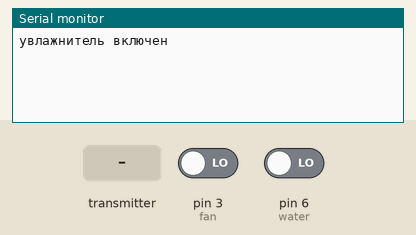
Recording of a sketch running on a simulated Arduino Uno, built with avr-gcc and run on an emulated ATmega328P. Parts: the last lines printed to the serial monitor. The test bench sets the inputs (shaded band); at power-on: pin 6 (water) LOW, pin 3 (fan) LOW. No radio packets arrive unless stated.

Above: at 6.4 s.
6.5 s: the transmitter starts sending recieved_data.0 = 0
At 6.57 s:
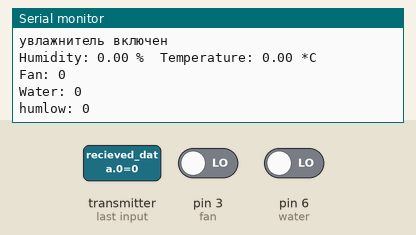
8.0 s: pin 6 (water) driven HIGH
At 8.9 s:
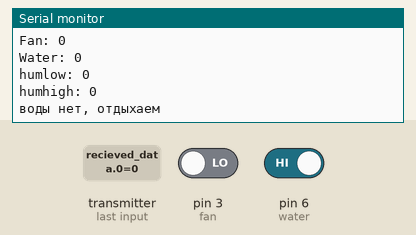
10.6 s: pin 6 (water) driven LOW
13.6 s: the transmitter starts sending recieved_data.0 = 64
At 15.2 s:
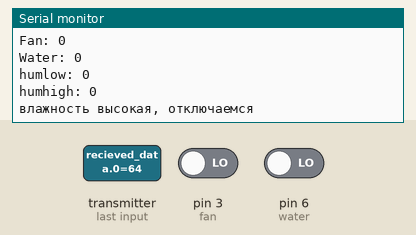

The sketch:

humid_platon_RX_device.ino
```cpp
/*   Данный скетч делает следующее: передатчик (TX) отправляет массив
     данных, который генерируется согласно показаниям с кнопки и с
     двух потенциомтеров. Приёмник (RX) получает массив, и записывает
     данные на реле, сервомашинку и генерирует ШИМ сигнал на транзистор.
    by AlexGyver 2016
*/

#include <Wire.h>
#include <avr/wdt.h>

//LiquidCrystal_I2C lcd(0x27,16,2);


#include <SPI.h>
#include "nRF24L01.h"
#include "RF24.h"

int butt=0;


RF24 radio(9, 10); // "создать" модуль на пинах 9 и 10 Для Уно


byte recieved_data[5]; // массив принятых данных
byte sensor_button = 5; // попробуем замкнуть кнопку
byte fan = 3; //куллер
byte water = 6;//опрос датчика воды
unsigned long timing=0;
float h = 0;//влажность
float t=0;
boolean nabor = 1; // увлажнитель включен

int delay1=100;
int delay2=1000;
int delay3=20000; /// сколько крутит куллер

int low_hum=52;
int high_hum=60;


byte address[][6] = {"1Node", "2Node", "3Node", "4Node", "5Node", "6Node"}; //возможные номера труб
///////////////////////////////////////////
////////                  /////////////а
///////SETUP/////
/////////             ///////////
////////////////////////////

void setup() {

        wdt_reset();
      wdt_enable (WDTO_8S); //собака сбрасывается через 8 секунд
      wdt_reset();

  Serial.begin(9600); //открываем порт для связи с ПК

  pinMode(sensor_button, OUTPUT); // настроить пин сенсорной кнопки как выход
  pinMode(fan, INPUT); //проверка куллера
  pinMode(water, INPUT); //проверка воды


        radio.begin(); //активировать модуль
        radio.setAutoAck(1);         //режим подтверждения приёма, 1 вкл 0 выкл
        radio.setRetries(0, 15);    //(время между попыткой достучаться, число попыток)
        radio.enableAckPayload();    //разрешить отсылку данных в ответ на входящий сигнал
        radio.setPayloadSize(32);     //размер пакета, в байтах

        radio.openReadingPipe(1, address[0]);     //хотим слушать трубу 0
        radio.setChannel(0x5a);  //выбираем канал (в котором нет шумов!)

        radio.setPALevel (RF24_PA_MIN); //уровень мощности передатчика. На выбор RF24_PA_MIN, RF24_PA_LOW, RF24_PA_HIGH, RF24_PA_MAX
        radio.setDataRate (RF24_250KBPS); //скорость обмена. На выбор RF24_2MBPS, RF24_1MBPS, RF24_250KBPS
        //должна быть одинакова на приёмнике и передатчике!
        //при самой низкой скорости имеем самую высокую чувствительность и дальность!!

  radio.powerUp(); //начать работу
  radio.startListening();  //начинаем слушать эфир, мы приёмный модуль
      wdt_reset();
delay(3000);

///включаем увлажнитель
      digitalWrite(sensor_button, HIGH);
      delay (delay1);
      digitalWrite(sensor_button, LOW);
      delay (delay2);
      digitalWrite(sensor_button, HIGH);
      delay (delay1);
      digitalWrite(sensor_button, LOW);
      delay(delay2);
      Serial.println("увлажнитель включен");
            wdt_reset();
}


///////////////////////////////////////////
////////                  /////////////
///////     LOOP            /////
/////////             ///////////
////////////////////////////

void loop() {
    // Serial.println(h);
        wdt_reset();
        byte pipeNo;
        while ( radio.available(&pipeNo)) {  // слушаем эфир со всех труб
        radio.read( &recieved_data, sizeof(recieved_data) );         // чиатем входящий сигнал
        h = recieved_data[0]; // извлекаем влажность
        t = recieved_data[1]; // извлекаем влажность
        butt = recieved_data[2]; // извлекаем кнопку
     low_hum = recieved_data[3];
       high_hum = recieved_data[4];
        wdt_reset();
        Serial.print("Humidity: ");
        Serial.print(h,2);
        Serial.print(" %\t");
        Serial.print("Temperature: ");
        Serial.print(t,2);
        Serial.println(" *C");
        Serial.print("Fan: ");
        Serial.println(digitalRead(fan));
        Serial.print("Water: ");
        Serial.println(digitalRead(water));
        Serial.print("humlow: ");
        Serial.println(low_hum);
        Serial.print("humhigh: ");
        Serial.println(high_hum);

   if( h < low_hum && nabor==0 && digitalRead(water) == LOW ){
      Serial.println("влажность низкая, включаемся");
      turn_sensor2();
      nabor=1;
   //   Serial.println("влажность низкая, включаемся");
      //     delay_wdt(delay3);
      if(digitalRead(fan) == HIGH){turn_sensor1();  Serial.println("куллер не работает");   }
      }


   if( h > high_hum && nabor==1 && digitalRead(water) == LOW){
      Serial.println("влажность высокая, отключаемся");
      turn_sensor1();
      nabor=0;


   //   delay_wdt(delay3);
      if(digitalRead(fan) == LOW){turn_sensor1();  Serial.println("куллер все еще работает");   }


   }

            if(digitalRead(water) == HIGH){
               Serial.println("воды нет, отдыхаем");
               delay_wdt(delay2);

             }


     if(butt==1){
        digitalWrite(sensor_button, HIGH);
        delay (delay1);
        digitalWrite(sensor_button, LOW);
        delay(delay2);
                }

   }


if (millis() - timing > 60000){
                timing=millis();
           //     if(nabor==1 && digitalRead(fan) == HIGH && digitalRead(water) == LOW)
             //   {
               //  Serial.println("походу кто-то меня вЫключил");
                 //nabor=0;
                // }

                if(nabor==0 && digitalRead(fan) == LOW && digitalRead(water) == LOW)
                {
                 Serial.println("походу кто-то меня включил");
                 nabor=1;
                 }
                  }


}

void delay_wdt(unsigned long time)
{
  unsigned long ms_timer;

  wdt_reset();
  ms_timer = millis() + time;
  while (millis() < ms_timer) wdt_reset();


}


void turn_sensor1()
{
      digitalWrite(sensor_button, HIGH);
      delay_wdt(delay1);
      digitalWrite(sensor_button, LOW);
      delay_wdt(delay3);
      timing=millis();
}


void turn_sensor2()
{
      digitalWrite(sensor_button, HIGH);
      delay_wdt(delay1);
      digitalWrite(sensor_button, LOW);
      delay_wdt(delay2);
      digitalWrite(sensor_button, HIGH);
      delay_wdt(delay1);
      digitalWrite(sensor_button, LOW);
      delay_wdt(delay3);
      timing=millis();
}
```

Measured:
- after the input at 6.5 s, the serial monitor: prints a new line at once (image 1)
- after the input at 8.0 s, the serial monitor: prints a new line after 0.08 s (image 2)
- after the input at 13.6 s, the serial monitor: prints a new line after 0.14 s (image 3)
